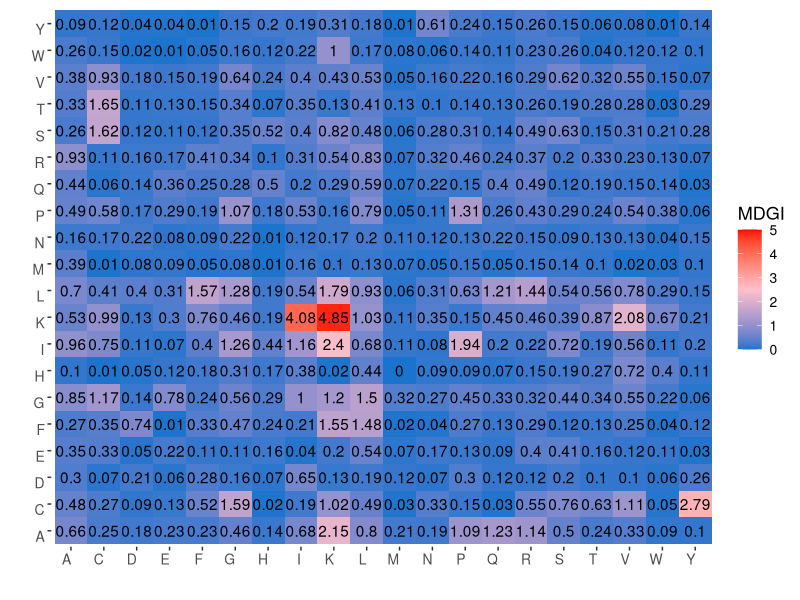

Write the R code that produced this figure.
setwd('D:\\Peptide prediction\\Antihypertensive peptides\\CLassification')

library(reshape2)
library(ggplot2)
library(scales)

data = read.csv("Heatmap DPC.csv", header = TRUE)

ggplot(data, aes(ntree,mtry,fill = MDGI, label = round(MDGI,2))) + 
  geom_tile() + 
  geom_text() +
scale_fill_gradient2(mid= "pink", high= "red", low= "dodgerblue3", midpoint =2.5,limit = c(0,5),
space = "Lab",name="MDGI") +
  labs(
    x = "", 
    y = "",
    fill = "MDGI") +
theme(panel.grid.major = element_blank(),
  panel.border = element_blank(),
  panel.background = element_blank(),
  legend.title = element_text(size = 13),
        legend.text = element_text(size = 10),
        axis.title=element_text(size=15,face="bold"),
        axis.text.x = element_text(angle = 360, vjust = 1, size = 10,hjust = 1),
	axis.text.y = element_text(angle = 360, vjust = 1, size = 10,hjust = 1))
